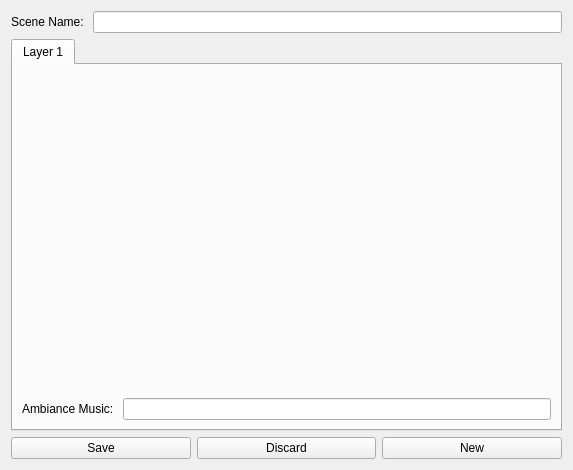
<?xml version="1.0" encoding="UTF-8"?>
<ui version="4.0">
 <class>PageAddBackground</class>
 <widget class="QWidget" name="PageAddBackground">
  <property name="geometry">
   <rect>
    <x>0</x>
    <y>0</y>
    <width>573</width>
    <height>470</height>
   </rect>
  </property>
  <property name="windowTitle">
   <string>Form</string>
  </property>
  <layout class="QGridLayout" name="gridLayout_2">
   <item row="2" column="0">
    <layout class="QHBoxLayout" name="horizontalLayout">
     <item>
      <widget class="QPushButton" name="pushButton_save">
       <property name="text">
        <string>Save</string>
       </property>
      </widget>
     </item>
     <item>
      <widget class="QPushButton" name="pushButton_discard">
       <property name="text">
        <string>Discard</string>
       </property>
      </widget>
     </item>
     <item>
      <widget class="QPushButton" name="pushButton_new">
       <property name="text">
        <string>New</string>
       </property>
      </widget>
     </item>
    </layout>
   </item>
   <item row="0" column="0">
    <layout class="QFormLayout" name="formLayout_2">
     <item row="0" column="0">
      <widget class="QLabel" name="label_3">
       <property name="text">
        <string>Scene Name: </string>
       </property>
      </widget>
     </item>
     <item row="0" column="1">
      <widget class="QLineEdit" name="lineEdit_sceneName"/>
     </item>
    </layout>
   </item>
   <item row="1" column="0">
    <widget class="QTabWidget" name="tabWidget">
     <property name="currentIndex">
      <number>0</number>
     </property>
     <widget class="QWidget" name="layer1">
      <attribute name="title">
       <string>Layer 1</string>
      </attribute>
      <layout class="QGridLayout" name="gridLayout" rowstretch="1,0">
       <item row="0" column="0">
        <widget class="ImageDropLabel" name="label_imageLayer1">
         <property name="acceptDrops">
          <bool>true</bool>
         </property>
         <property name="text">
          <string/>
         </property>
        </widget>
       </item>
       <item row="1" column="0">
        <layout class="QFormLayout" name="formLayout">
         <item row="0" column="0">
          <widget class="QLabel" name="label_2">
           <property name="text">
            <string>Ambiance Music: </string>
           </property>
          </widget>
         </item>
         <item row="0" column="1">
          <widget class="QLineEdit" name="lineEdit_imageLayer1"/>
         </item>
        </layout>
       </item>
      </layout>
     </widget>
    </widget>
   </item>
  </layout>
 </widget>
 <customwidgets>
  <customwidget>
   <class>ImageDropLabel</class>
   <extends>QLabel</extends>
   <header location="global">imagedroplabel.h</header>
  </customwidget>
 </customwidgets>
 <resources/>
 <connections/>
</ui>
